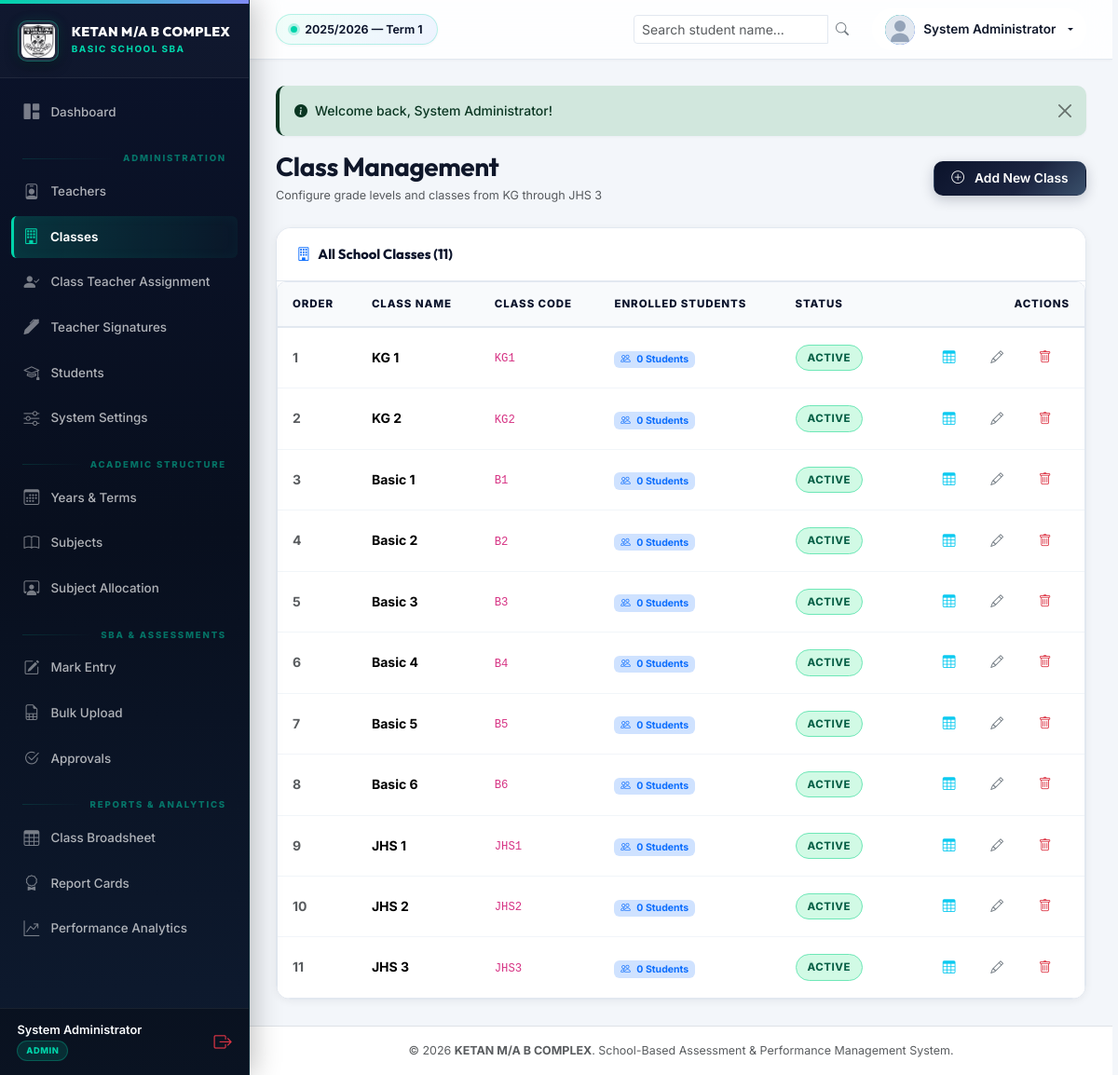
Page /classes.php (signed in) on the committed database.
### tables this page shows
CREATE TABLE `academic_years` (
  `id` INT AUTO_INCREMENT PRIMARY KEY,
  `year_name` VARCHAR(30) NOT NULL UNIQUE,
  `is_active` TINYINT(1) NOT NULL DEFAULT 0,
  `start_date` DATE DEFAULT NULL,
  `end_date` DATE DEFAULT NULL,
  `created_at` TIMESTAMP DEFAULT CURRENT_TIMESTAMP,
  INDEX `idx_academic_years_active` (`is_active`)
);

CREATE TABLE `terms` (
  `id` INT AUTO_INCREMENT PRIMARY KEY,
  `academic_year_id` INT NOT NULL,
  `term_name` VARCHAR(30) NOT NULL,
  `is_active` TINYINT(1) NOT NULL DEFAULT 0,
  `next_term_start_date` DATE DEFAULT NULL,
  `created_at` TIMESTAMP DEFAULT CURRENT_TIMESTAMP,
  INDEX `idx_terms_active` (`is_active`),
  UNIQUE KEY `unique_term_per_year` (`academic_year_id`, `term_name`),
  FOREIGN KEY (`academic_year_id`) REFERENCES `academic_years` (`id`) ON DELETE CASCADE
);

CREATE TABLE `classes` (
  `id` INT AUTO_INCREMENT PRIMARY KEY,
  `class_name` VARCHAR(50) NOT NULL UNIQUE,
  `class_code` VARCHAR(20) DEFAULT NULL,
  `display_order` INT NOT NULL DEFAULT 0,
  `status` ENUM('active', 'inactive') NOT NULL DEFAULT 'active',
  `created_at` TIMESTAMP DEFAULT CURRENT_TIMESTAMP,
  INDEX `idx_classes_status` (`status`),
  INDEX `idx_classes_order` (`display_order`)
);

### config/config.php (called while the page is built, shortened)
<?php
function url(string $path = ''): string
{
    $cleanPath = ltrim($path, '/');
    return rtrim(BASE_URL, '/') . ($cleanPath ? '/' . $cleanPath : '');
}
function asset(string $path = ''): string
{
    return url('assets/' . ltrim($path, '/'));
}
function getFlashes(): array
{
    $flashes = $_SESSION['flashes'] ?? [];
    return $flashes;
}
function getActiveAcademicYear(): ?array
{
    static $year = null;
    if ($year === null) {
        try {
            $db = getDB();
            if ($db instanceof PDO) {
                $stmt = $db->query("SELECT * FROM academic_years WHERE is_active = 1 LIMIT 1");
                $year = $stmt->fetch() ?: null;
            }
        } catch (Throwable $e) {
            $year = null;
        }
    }
    return $year;
}
function getActiveTerm(): ?array
{
    static $term = null;
    if ($term === null) {
        try {
            $db = getDB();
            if ($db instanceof PDO) {
                $stmt = $db->query("
                    SELECT t.*, y.year_name
                    FROM terms t
                    JOIN academic_years y ON t.academic_year_id = y.id
                    WHERE t.is_active = 1 AND y.is_active = 1
                    LIMIT 1
                ");
                $term = $stmt->fetch() ?: null;
            }
        } catch (Throwable $e) {
            $term = null;
        }
    }
    return $term;
}

### config/session.php (called while the page is built, shortened)
<?php
require_once __DIR__ . '/config.php';
function isLoggedIn(): bool {
    return !empty($_SESSION['user_id']) && !empty($_SESSION['user_role']);
}
function currentUser(): ?array {
    return [
        'id'        => $_SESSION['user_id'],
        'username'  => $_SESSION['user_username'] ?? '',
        'full_name' => $_SESSION['user_full_name'] ?? '',
        'email'     => $_SESSION['user_email'] ?? '',
        'role'      => $_SESSION['user_role'] ?? '',
        'phone'     => $_SESSION['user_phone'] ?? ''
    ];
}
function currentUserRole(): ?string {
    return $_SESSION['user_role'] ?? null;
}
function isAdmin(): bool {
    $role = strtolower(trim((string)currentUserRole()));
    return in_array($role, ['admin', 'headteacher', 'superadmin', 'super admin'], true);
}

### classes.php (the view, shortened to what this page needs)
<?php
require_once __DIR__ . '/config/config.php';
require_once __DIR__ . '/config/session.php';
$db = getDB();
$classes = $db->query("
    SELECT c.*, COUNT(s.id) as student_count
    FROM classes c
    LEFT JOIN students s ON c.id = s.class_id AND s.status = 'active'
    GROUP BY c.id
    ORDER BY c.display_order ASC, c.class_name ASC
")->fetchAll();
require_once __DIR__ . '/includes/header.php';
require_once __DIR__ . '/includes/sidebar.php';
require_once __DIR__ . '/includes/navbar.php';
?>
<div class="d-flex justify-content-between align-items-center mb-4 flex-wrap gap-2">
    <div>
        <h2 class="h3 fw-bold mb-1" style="font-family: 'Outfit';">Class Management</h2>
        <div class="text-muted small">Configure grade levels and classes from KG through JHS 3</div>
    </div>
    <?php if (isAdmin()): ?>
        <button type="button" class="btn btn-primary-custom" data-bs-toggle="modal" data-bs-target="#addClassModal">
            <i class="bi bi-plus-circle me-1"></i> Add New Class
        </button>
    <?php endif; ?>
</div>
<div class="card-custom">
    <div class="card-header bg-white">
        <span><i class="bi bi-building text-primary me-2"></i>All School Classes (<?= count($classes) ?>)</span>
    </div>
    <div class="table-responsive">
        <table class="table table-custom mb-0">
            <thead>
                <tr>
                    <th>Order</th>
                    <th>Class Name</th>
                    <th>Class Code</th>
                    <th>Enrolled Students</th>
                    <th>Status</th>
                    <th class="text-end">Actions</th>
                </tr>
            </thead>
            <tbody>
                <?php foreach ($classes as $c): ?>
                    <tr>
                        <td class="text-muted fw-bold"><?= $c['display_order'] ?></td>
                        <td>
                            <strong><?= htmlspecialchars($c['class_name']) ?></strong>
                        </td>
                        <td><code><?= htmlspecialchars($c['class_code'] ?: '—') ?></code></td>
                        <td>
                            <a href="<?= url('students.php?class_id=' . $c['id']) ?>" class="badge bg-primary-subtle text-primary text-decoration-none">
                                <i class="bi bi-people me-1"></i> <?= $c['student_count'] ?> Students
                            </a>
                        </td>
                        <td>
                            <span class="status-badge status-<?= $c['status'] ?>"><?= ucfirst($c['status']) ?></span>
                        </td>
                        <td class="text-end">
                            <div class="btn-group btn-group-sm">
                                <a href="<?= url('broadsheet.php?class_id=' . $c['id']) ?>" class="btn btn-outline-info" title="Class Broadsheet">
                                    <i class="bi bi-table"></i>
                                </a>
                                <?php if (isAdmin()): ?>
                                    <button type="button" class="btn btn-outline-secondary" onclick='openEditClassModal(<?= htmlspecialchars(json_encode($c, JSON_HEX_APOS | JSON_HEX_QUOT), ENT_QUOTES, "UTF-8") ?>)'>
                                        <i class="bi bi-pencil"></i>
                                    </button>
                                    <button type="button" class="btn btn-outline-danger"
                                            onclick="confirmDeleteClass(<?= $c['id'] ?>, '<?= htmlspecialchars(addslashes($c['class_name']), ENT_QUOTES) ?>')"
                                            title="Delete Class">
                                        <i class="bi bi-trash"></i>
                                    </button>
                                <?php endif; ?>
                            </div>
                        </td>
                    </tr>
                <?php endforeach; ?>
            </tbody>
        </table>
    </div>
</div>
<?php require_once __DIR__ . '/includes/footer.php'; ?>

### includes/navbar.php (shortened to what this page needs)
<?php
$user = currentUser();
$term = getActiveTerm();
$year = getActiveAcademicYear();
?>
<main class="app-main">
    <header class="app-topbar no-print">
        <div class="topbar-left">
            <?php if ($term && $year): ?>
                <div class="term-pill-badge" title="Current Academic Period">
                    <span class="term-pill-dot"></span>
                    <span><?= htmlspecialchars($year['year_name']) ?> — <?= htmlspecialchars($term['term_name']) ?></span>
                </div>
            <?php else: ?>
                <span class="badge bg-danger">No Active Academic Term</span>
            <?php endif; ?>
        </div>
        <div class="topbar-right">
            <form action="<?= url('students.php') ?>" method="GET" class="d-none d-md-flex align-items-center">
                <div class="input-group input-group-sm" style="width: 240px;">
                    <input type="text" name="q" class="form-control" placeholder="Search student name..." value="<?= htmlspecialchars($_GET['q'] ?? '') ?>">
                    <button class="btn btn-outline-secondary" type="submit"><i class="bi bi-search"></i></button>
                </div>
            </form>
            <div class="dropdown">
                <button class="user-profile-btn dropdown-toggle border-0" type="button" data-bs-toggle="dropdown" aria-expanded="false">
                    <img src="<?= asset('images/default-avatar.svg') ?>" alt="Avatar" class="user-avatar-sm">
                    <span class="d-none d-sm-inline font-weight-bold" style="font-size: 0.85rem; font-weight: 600;">
                        <?= htmlspecialchars($user['full_name'] ?? 'User') ?>
                    </span>
                </button>
            </div>
        </div>
    </header>
    <div class="app-content">
        <?php foreach (getFlashes() as $flash): ?>
            <div class="alert alert-<?= htmlspecialchars($flash['type']) ?> alert-dismissible fade show d-flex align-items-center gap-2 mb-3" role="alert">
                <i class="bi bi-info-circle-fill"></i>
                <div><?= htmlspecialchars($flash['message']) ?></div>
                <button type="button" class="btn-close" data-bs-dismiss="alert" aria-label="Close"></button>
            </div>
        <?php endforeach; ?>

### rows in the picture
academic_years: year_name "2025/2026"
terms: term_name "Term 1"
classes: display_order "1", class_name "KG 1", class_code "KG1", student_count "0", status "ACTIVE"
classes: display_order "2", class_name "KG 2", class_code "KG2", student_count "0", status "ACTIVE"
classes: display_order "3", class_name "Basic 1", class_code "B1", student_count "0", status "ACTIVE"
classes: display_order "4", class_name "Basic 2", class_code "B2", student_count "0", status "ACTIVE"
classes: display_order "5", class_name "Basic 3", class_code "B3", student_count "0", status "ACTIVE"
classes: display_order "6", class_name "Basic 4", class_code "B4", student_count "0", status "ACTIVE"
classes: display_order "7", class_name "Basic 5", class_code "B5", student_count "0", status "ACTIVE"
classes: display_order "8", class_name "Basic 6", class_code "B6", student_count "0", status "ACTIVE"
classes: display_order "9", class_name "JHS 1", class_code "JHS1", student_count "0", status "ACTIVE"
classes: display_order "10", class_name "JHS 2", class_code "JHS2", student_count "0", status "ACTIVE"
classes: display_order "11", class_name "JHS 3", class_code "JHS3", student_count "0", status "ACTIVE"

### other values in the picture
$user['full_name'] "System Administrator"
$role "ADMIN"
$flash['message'] "Welcome back, System Administrator!"
count($classes) "11"
getSetting('school_name', 'KETAN M/A B COMPLEX') "KETAN M/A B COMPLEX"
